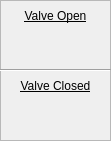
   <widget class="QFrame" name="frame_10">
    <property name="geometry">
     <rect>
      <x>230</x>
      <y>215</y>
      <width>111</width>
      <height>141</height>
     </rect>
    </property>
    <property name="frameShape">
     <enum>QFrame::StyledPanel</enum>
    </property>
    <property name="frameShadow">
     <enum>QFrame::Raised</enum>
    </property>
    <widget class="QLabel" name="label_8">
     <property name="geometry">
      <rect>
       <x>0</x>
       <y>5</y>
       <width>111</width>
       <height>21</height>
      </rect>
     </property>
     <property name="font">
      <font>
       <underline>true</underline>
      </font>
     </property>
     <property name="text">
      <string>Valve Open</string>
     </property>
     <property name="alignment">
      <set>Qt::AlignCenter</set>
     </property>
    </widget>
    <widget class="QLabel" name="label_9">
     <property name="geometry">
      <rect>
       <x>0</x>
       <y>75</y>
       <width>111</width>
       <height>21</height>
      </rect>
     </property>
     <property name="font">
      <font>
       <underline>true</underline>
      </font>
     </property>
     <property name="text">
      <string>Valve Closed</string>
     </property>
     <property name="alignment">
      <set>Qt::AlignCenter</set>
     </property>
    </widget>
    <widget class="Line" name="line">
     <property name="geometry">
      <rect>
       <x>0</x>
       <y>60</y>
       <width>111</width>
       <height>21</height>
      </rect>
     </property>
     <property name="orientation">
      <enum>Qt::Horizontal</enum>
     </property>
    </widget>
   </widget>
